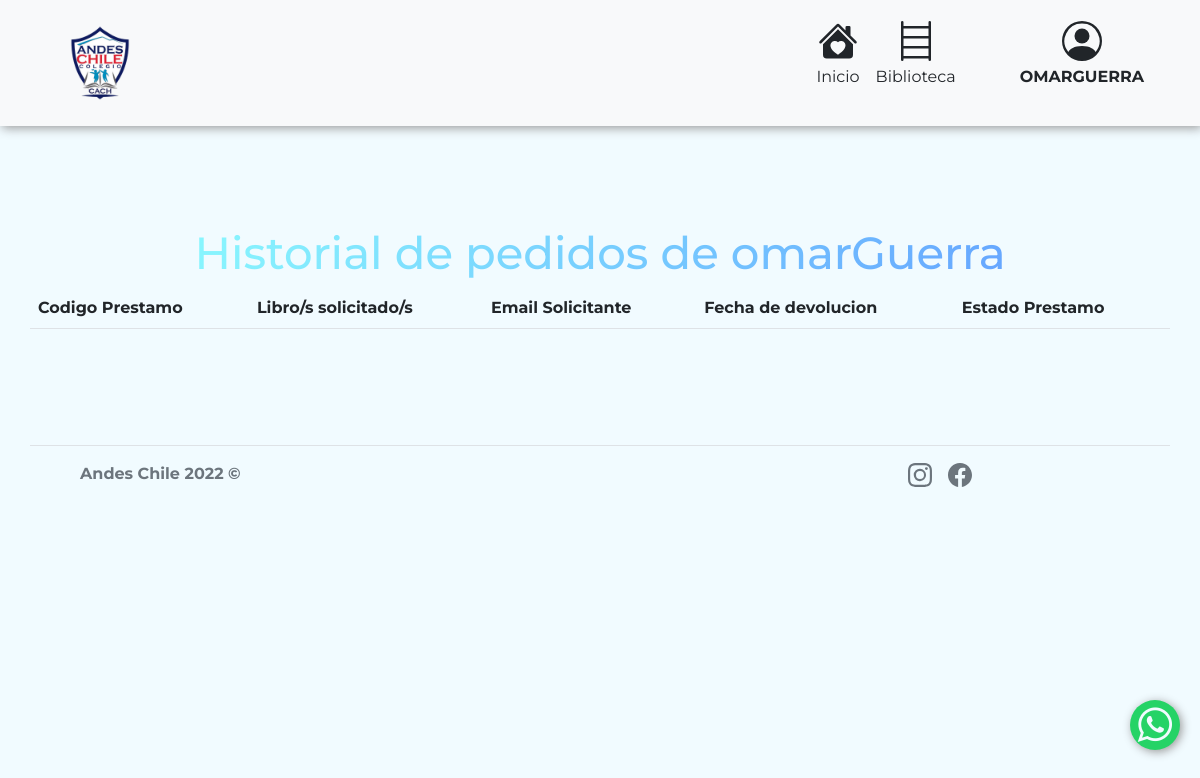
The app's page /biblioteca/historial/ (signed in), older data.
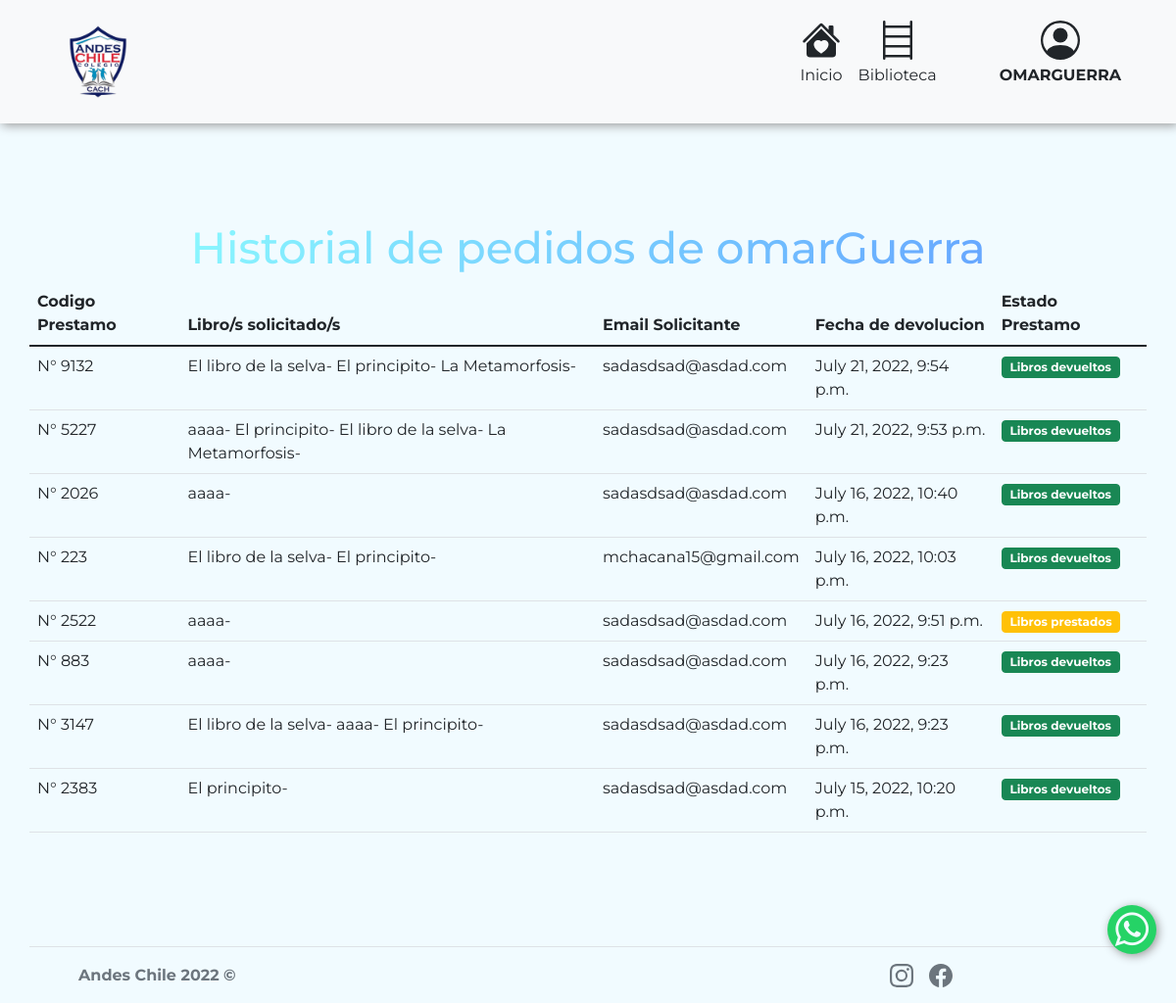
The same page, newer data.
### biblioteca/models.py (models this page shows, shortened)
class Prestamo(models.Model):
    cod_prestamo =  models.IntegerField(primary_key=False, verbose_name='cod_Prestamo')
    lista_libros = models.CharField(max_length=200,verbose_name='lista')
    email = models.CharField(max_length=120,verbose_name='Correo')
    fechaDevolucion = models.DateTimeField(verbose_name="Fecha devolucion")
    estado = models.IntegerField(default=0, verbose_name="Estado")

### biblioteca/views.py (the view)
# urls.py: path('historial/', historial, name="historial"),
def historial(request):
    if request.user.is_authenticated and request.user.is_staff:
        listarPrestamo = Prestamo.objects.all().order_by('-fechaDevolucion').values()
        datos = {'prestamo':listarPrestamo}
        return render(request,'biblioteca/Historial.html',datos)
    else:
        listarPrestamo = Prestamo.objects.filter(email=request.user.email).order_by('-fechaDevolucion').values()
        datos = {'prestamo':listarPrestamo}
        return render(request,'biblioteca/Historial.html',datos)

### biblioteca/templates/biblioteca/Historial.html (shortened to what the changed rows need)
<!DOCTYPE html>
<html lang="es">
<head>
    {% load static %}
    <link rel="stylesheet" href="https://cdn.jsdelivr.net/npm/bootstrap-icons@1.7.2/font/bootstrap-icons.css">
    <link rel="stylesheet" href="https://stackpath.bootstrapcdn.com/font-awesome/4.7.0/css/font-awesome.min.css">
    <link href="{% static 'biblioteca/css/bootstrap.min.css'%}" rel="stylesheet">
    <link rel="stylesheet" href="{% static 'biblioteca/css/style.css'%}">
    <link rel="stylesheet" href="{% static 'biblioteca/css/styleAPI.css'%}">
</head>
<body>
    <section id="Comunidad" class="container section-padding">
        <h2 class="text-center"><span class="h2Comunidad">Historial de pedidos de {{ user.username }} </span></h2>
            <div class="table-responsive">
                {% if user.is_authenticated %}
                <table class="table" id="listaHistorial">
                    <thead>
                        <tr id="trTabla">
                            <th class="titulosColumnas">Codigo Prestamo</th>
                            <th class="titulosColumnas">Libro/s solicitado/s</th>
                            <th class="titulosColumnas">Email Solicitante</th>
                            <th class="titulosColumnas">Fecha de devolucion</th>
                            <th class="titulosColumnas">Estado Prestamo</th>
                        </tr>
                    </thead>
                    <tbody id="tbodyTabla">
                        {% for pres in prestamo %}
                        <tr>
                            <td>N° {{pres.cod_prestamo}}</td>
                            <td>{{pres.lista_libros}}</td>
                            <td>{{pres.email}}</td>
                            <td>{{pres.fechaDevolucion}}</td>
                            {% if pres.estado == 0 %}
                            <td><a  {% if user.is_staff %} href="{% url 'devolucion' pres.cod_prestamo %}" {% endif %} class="badge btn btn-warning badge-warning">Libros prestados</a></td>
                            {% else %}
                            <td><a class="badge btn btn-success badge-success">Libros devueltos</a></td>
                            {% endif %}
                        </tr>
                        {% endfor %}
                    </tbody>
                </table>
                {% endif %}
    </section>
</body>
</html>

Row changes from the older to the newer data that the page shows:
added Prestamo: cod_prestamo "9132", lista_libros "El libro de la selva- El principito- La Metamorfosis-", email "sadasdsad@asdad.com", fechaDevolucion "July 21, 2022, 9:54 p.m.", estado "Libros devueltos"
added Prestamo: cod_prestamo "5227", lista_libros "aaaa- El principito- El libro de la selva- La Metamorfosis-", email "sadasdsad@asdad.com", fechaDevolucion "July 21, 2022, 9:53 p.m.", estado "Libros devueltos"
added Prestamo: cod_prestamo "2026", lista_libros "aaaa-", email "sadasdsad@asdad.com", fechaDevolucion "July 16, 2022, 10:40 p.m.", estado "Libros devueltos"
added Prestamo: cod_prestamo "223", lista_libros "El libro de la selva- El principito-", email "mchacana15@gmail.com", fechaDevolucion "July 16, 2022, 10:03 p.m.", estado "Libros devueltos"
added Prestamo: cod_prestamo "2522", lista_libros "aaaa-", email "sadasdsad@asdad.com", fechaDevolucion "July 16, 2022, 9:51 p.m.", estado "Libros prestados"
added Prestamo: cod_prestamo "883", lista_libros "aaaa-", email "sadasdsad@asdad.com", fechaDevolucion "July 16, 2022, 9:23 p.m.", estado "Libros devueltos"
added Prestamo: cod_prestamo "3147", lista_libros "El libro de la selva- aaaa- El principito-", email "sadasdsad@asdad.com", fechaDevolucion "July 16, 2022, 9:23 p.m.", estado "Libros devueltos"
added Prestamo: cod_prestamo "2383", lista_libros "El principito-", email "sadasdsad@asdad.com", fechaDevolucion "July 15, 2022, 10:20 p.m.", estado "Libros devueltos"
